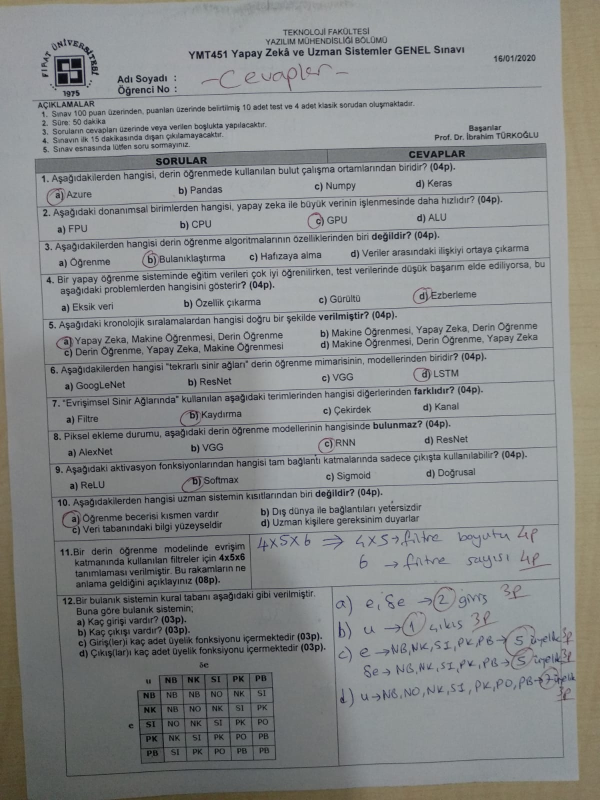
#> input picture img/sınav.jpg, 1200 x 1600 px, found by its file name (shown at 1/2 size)
$ python 'openGörüntüEşikleme.py'
#> lines starting #> are read from the running program, lines starting #| are printed output that depends on the picture; after the words box and inside, x2 and y2 are one past the last pixel; in counts of white or black regions, pixels touching at a corner belong together
import cv2 as cv
import numpy as np
import matplotlib.pyplot as plt

foto=cv.imread("img/sınav.jpg")
#> foto is the input picture: shape (1600, 1200, 3); mean B, G, R 138, 137.6, 135.3
foto=cv.cvtColor(foto,cv.COLOR_BGR2GRAY)
#> foto: shape (1600, 1200)
foto=cv.resize(foto,(600,800))
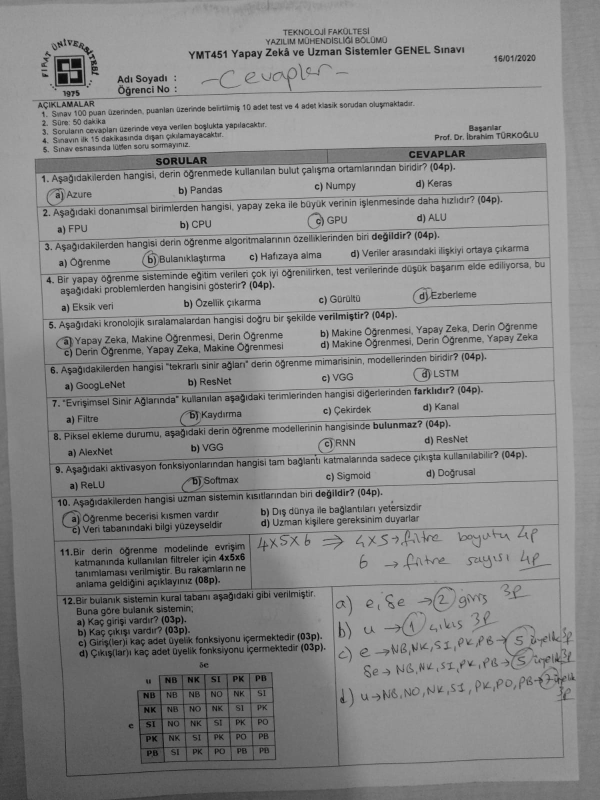
#> foto: shape (800, 600); min 0, max 180, mean 137.1
plt.figure()
plt.imshow(foto,cmap="gray")
plt.axis("off")


ret, thresh1 = cv.threshold(foto, 120, 255, cv.THRESH_BINARY)
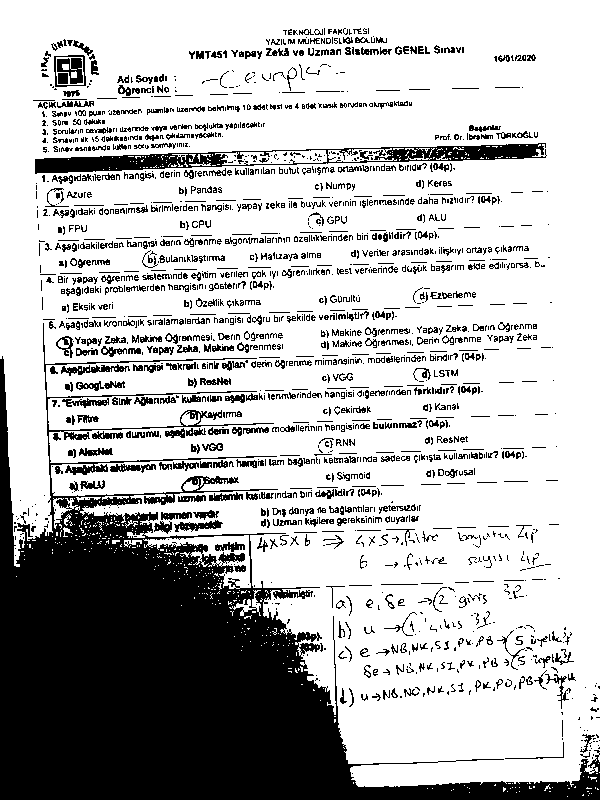
#> thresh1: shape (800, 600); 72.5% white; 1829 black regions (1192 under 20 px), largest, box (x1, y1, x2, y2) and area: (0, 323, 600, 800) 89558, (35, 143, 547, 174) 5051, (57, 58, 83, 84) 389
ret, thresh2 = cv.threshold(foto, 120, 255, cv.THRESH_BINARY_INV)
ret, thresh3 = cv.threshold(foto, 120, 255, cv.THRESH_TRUNC)
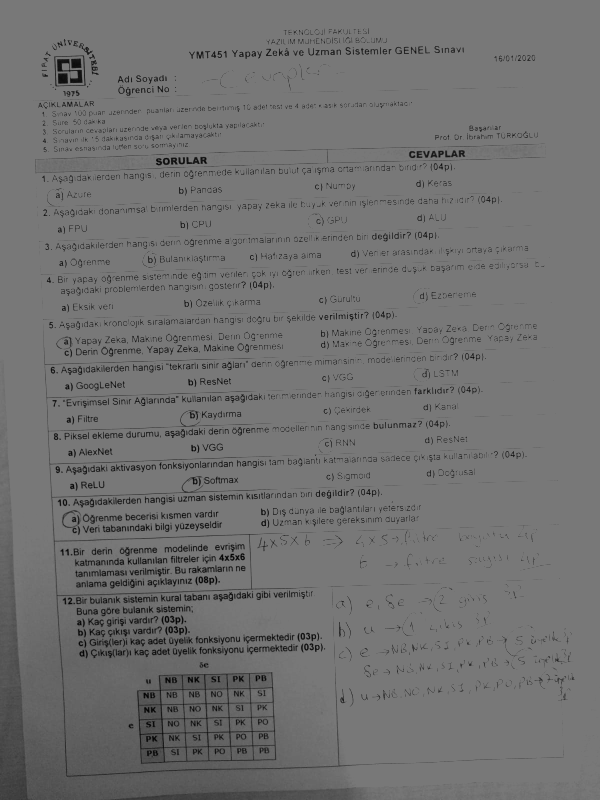
#> thresh3: shape (800, 600); min 0, max 120, mean 112.8
ret, thresh4 = cv.threshold(foto, 120, 255, cv.THRESH_TOZERO)
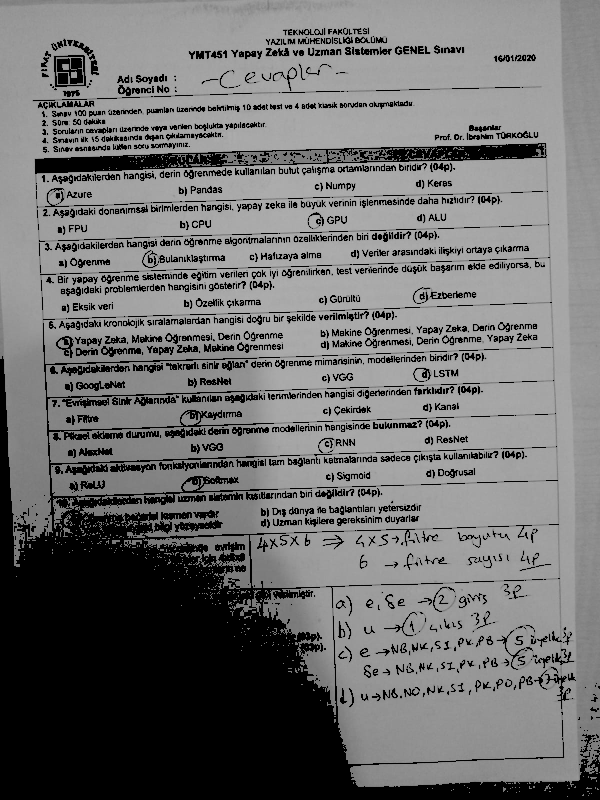
#> thresh4: shape (800, 600); min 0, max 180, mean 111.3
ret, thresh5 = cv.threshold(foto, 120, 255, cv.THRESH_TOZERO_INV)
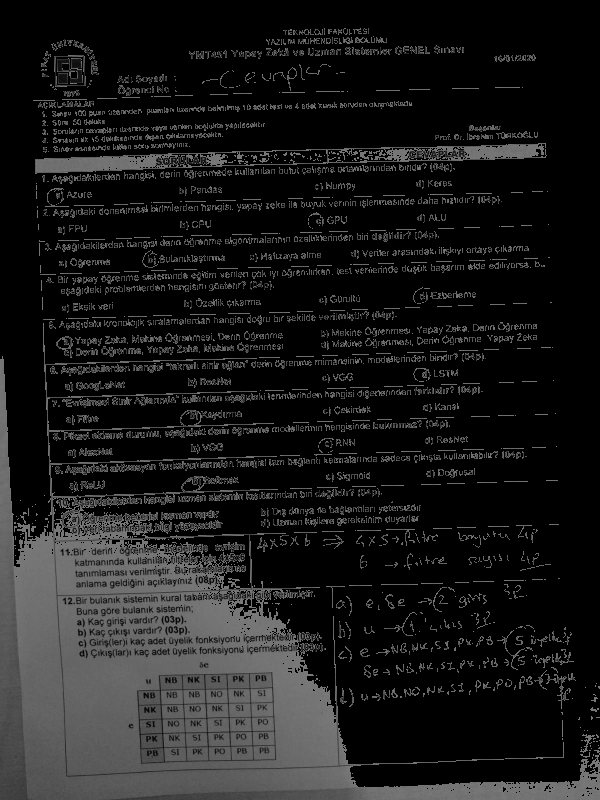
#> thresh5: shape (800, 600); min 0, max 120, mean 25.8

#thresh6 = cv.adaptiveThreshold(foto, 255, cv.ADAPTIVE_THRESH_MEAN_C,
                                          #cv.THRESH_BINARY, 199, 5)
thresh6 = cv.adaptiveThreshold(foto, 255, cv.ADAPTIVE_THRESH_GAUSSIAN_C,
                                          cv.THRESH_BINARY, 199, 5)
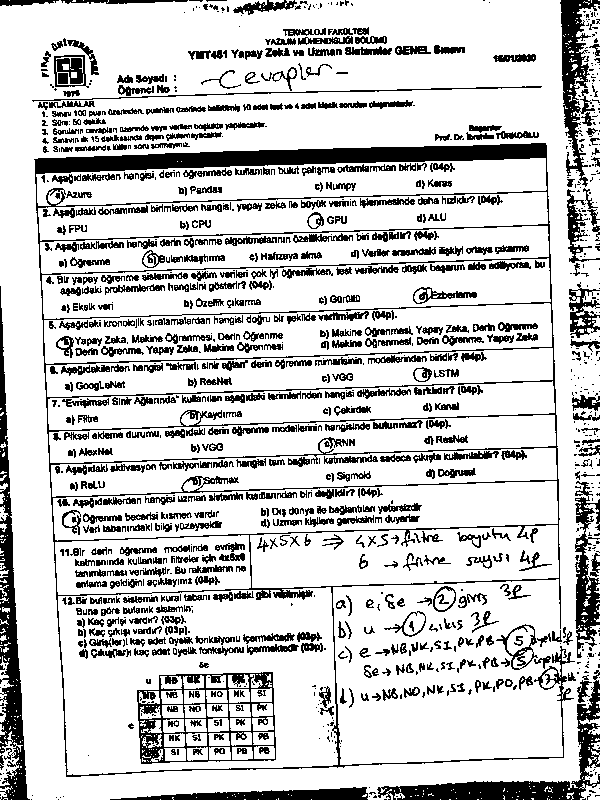
#> thresh6: shape (800, 600); 79.1% white; 1226 black regions (544 under 20 px), largest, box (x1, y1, x2, y2) and area: (34, 143, 575, 777) 19253, (0, 286, 30, 800) 5094, (377, 670, 600, 800) 4471

thresh7 = cv.adaptiveThreshold(foto, 255, cv.ADAPTIVE_THRESH_GAUSSIAN_C,
                                          cv.THRESH_BINARY, 149, 10)
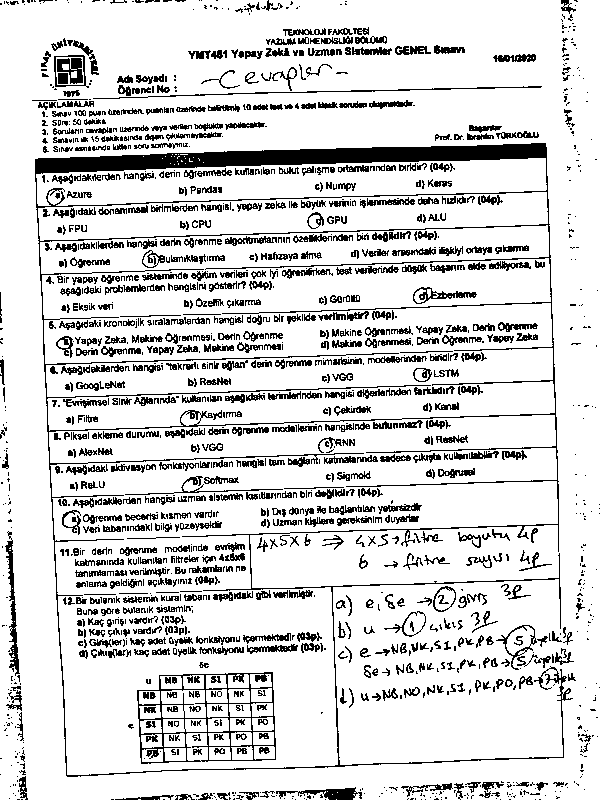
#> thresh7: shape (800, 600); 84.2% white; black in thin lines or dots


def show1(thresh1, thresh2, thresh3, thresh4, thresh5):
    cv.imshow('Binary Threshold', thresh1)
    cv.imshow('Binary Threshold Inverted', thresh2)
    cv.imshow('Truncated Threshold', thresh3)
    cv.imshow('Set to 0', thresh4)
    cv.imshow('Set to 0 Inverted', thresh5)

#show1(thresh1, thresh2, thresh3, thresh4, thresh5)

def show2(thresh6, thresh7):
    cv.imshow('Adaptive Mean', thresh6)
    cv.imshow('Adaptive Gaussian', thresh7)

show2(thresh6, thresh7)

if cv.waitKey(0) & 0XFF==ord("q"):
#> (key q is pressed here)
     cv.destroyAllWindows()

$ run again, with img/DSCF8078.JPG copied over img/sınav.jpg
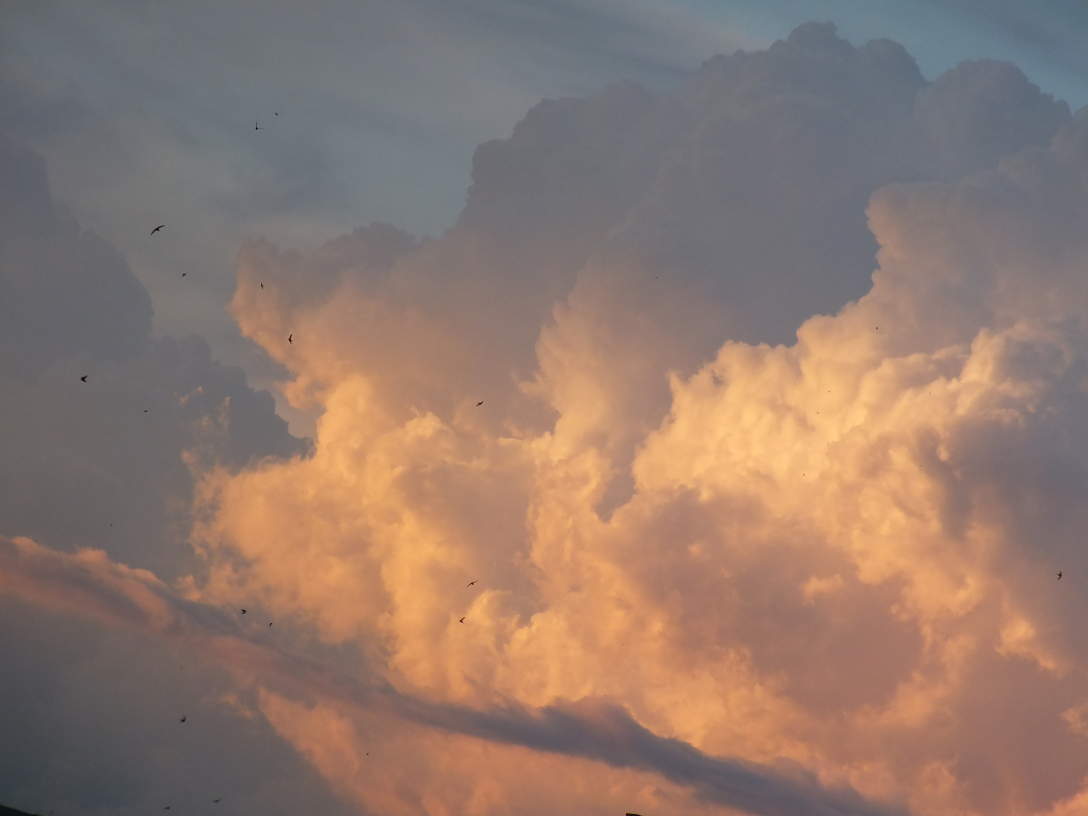
#> input picture img/DSCF8078.JPG, 3264 x 2448 px, found by its file name (shown at 1/3 size)
#> foto is the input picture: shape (2448, 3264, 3); mean B, G, R 109.6, 120.9, 144.2
#> `ret, thresh1 = cv.threshold(foto, 120, 255, cv.THRESH_BINARY)`:
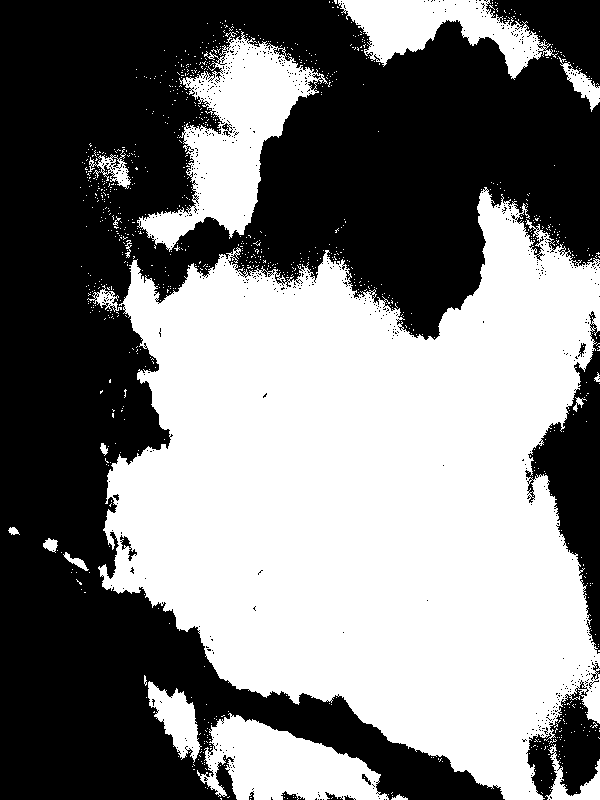
#> thresh1: shape (800, 600); 48.7% white; 1004 white regions (985 under 20 px), largest, box (x1, y1, x2, y2) and area: (98, 187, 600, 800) 194140, (137, 31, 328, 252) 15349, (197, 713, 389, 800) 9745
#> thresh6: shape (800, 600); 76% white; 2803 black regions (2727 under 20 px), largest, box (x1, y1, x2, y2) and area: (341, 475, 509, 717) 17058, (83, 576, 503, 800) 16892, (502, 311, 600, 654) 12821
#> `thresh7 = cv.adaptiveThreshold(foto, 255, cv.ADAPTIVE_THRESH_GAUSSIAN_..`:
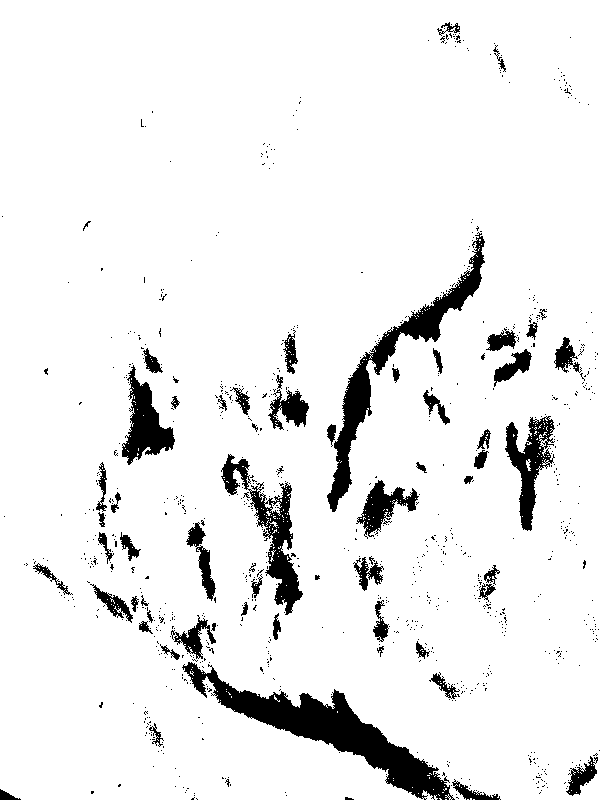
#> thresh7: shape (800, 600); 92.6% white; 924 black regions (861 under 20 px), largest, box (x1, y1, x2, y2) and area: (182, 662, 455, 800) 8513, (327, 232, 485, 512) 5508, (221, 454, 303, 615) 3260
